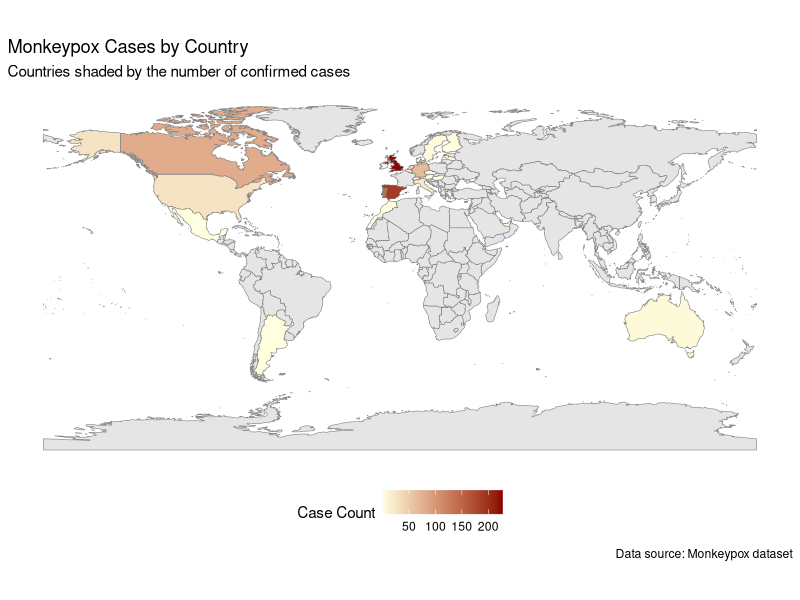
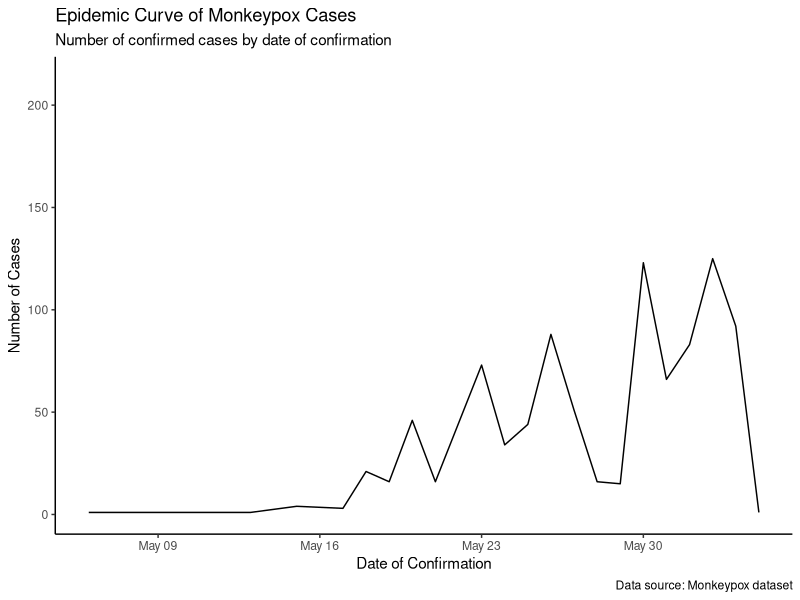
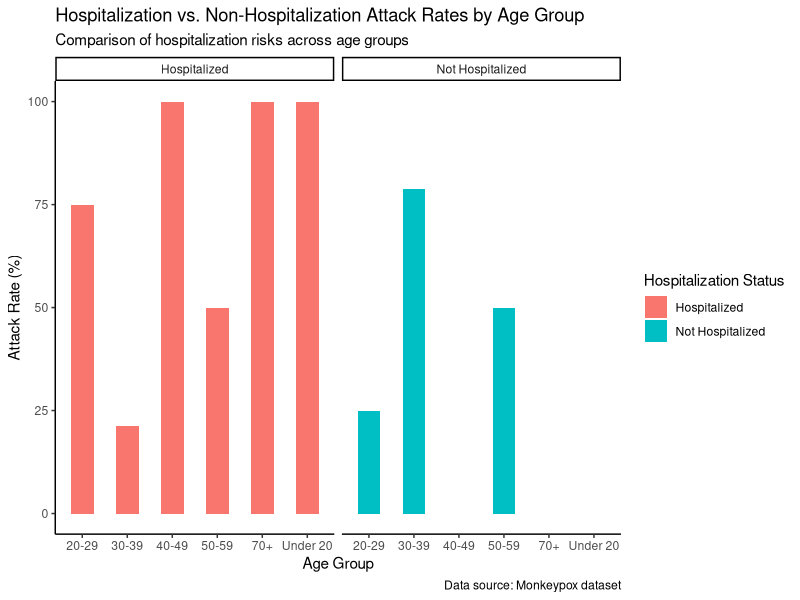
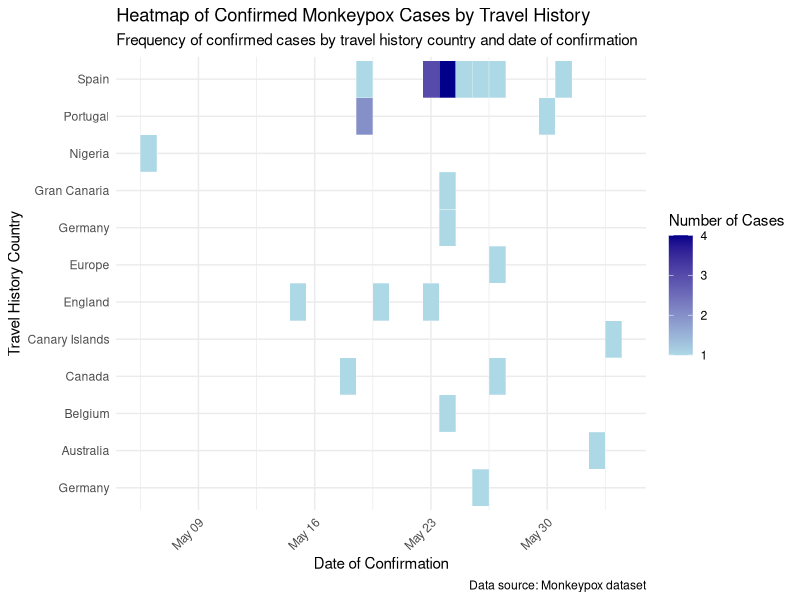

Generate these figures, in order, with R:
## ---- chunk 1
if (!require(tidyverse)) {install.packages("tidyverse"); library(tidyverse)}
if (!require(knitr)) {install.packages("knitr"); library(knitr)}
if (!require(rnaturalearth)) {install.packages("rnaturalearth"); library(rnaturalearth)}
if (!require(sf)) {install.packages("sf"); library(sf)}

dataset <- read.csv("data/Monkeypox.csv")
## ---- chunk 2
# 1. Clean and standardize the Age column
dataset_clean <- dataset |> 
  dplyr::mutate(Age = as.character(Age)) |> 
  dplyr::mutate(Age = ifelse(Age %in% c("CAN", "NA"), NA, Age)) |> 
  dplyr::mutate(Age = dplyr::case_when(
    Age == "14" ~ 14,
    Age == "15-19" ~ 17,
    Age == "20-24" ~ 22,
    Age == "20-44" ~ 32,
    Age == "20-64" ~ 42,
    Age == "25-29" ~ 27,
    Age == "25-44" ~ 35,
    Age == "<40" ~ 25,
    Age == "30-34" ~ 32,
    Age == "30-39" ~ 34,
    Age == "30-59" ~ 44,
    Age == "35-39" ~ 37,
    Age == "40-44" ~ 42,
    Age == "40-45" ~ 43,
    Age == "40-49" ~ 45,
    Age == "45-49" ~ 47,
    Age == "50-54" ~ 52,
    Age == "50-59" ~ 55,
    Age == "55-59" ~ 57,
    Age == "60-64" ~ 62,
    Age == "65-69" ~ 67,
    Age == "70-74" ~ 72,
    TRUE ~ as.numeric(Age)  # Convert any remaining single-age values to numeric
  ))

dataset_clean <- dataset_clean |> 
  dplyr::mutate(Age_Group = dplyr::case_when(
    Age < 20 ~ "Under 20",
    Age >= 20 & Age < 30 ~ "20-29",
    Age >= 30 & Age < 40 ~ "30-39",
    Age >= 40 & Age < 50 ~ "40-49",
    Age >= 50 & Age < 60 ~ "50-59",
    Age >= 60 & Age < 70 ~ "60-69",
    Age >= 70 ~ "70+",
    TRUE ~ "NA"
  ))

# 2. Filter to focus on confirmed cases with travel history data
dataset_filtered <- dataset_clean |> 
  dplyr::filter(Status == "confirmed" & !is.na(Travel_history_country) & 
                  Travel_history_country != "Unknown" & Travel_history_country != "")

# 3. Count the number of cases per country of identification and per travel history location
location_counts <- dataset_filtered |> 
  dplyr::count(Country, Travel_history_country, name = "case_count")

# 4. Separate travel history Countries into individual rows if there are multiple locations in one entry
monkeypox_separated <- dataset_filtered |> 
  tidyr::separate_rows(Travel_history_country, sep = ";")
## ---- chunk 3
# 1. Map the cases 
# Load world map data with country shapes
world <- ne_countries(scale = "medium", returnclass = "sf")

# Count cases by Country_ISO3 from your dataset
country_cases <- dataset_clean |> 
  dplyr::filter(Status == "confirmed" & !is.na(Country_ISO3)) |>
  dplyr::count(Country_ISO3, name = "case_count")  # Count cases by Country_ISO3

# Join the case data with world map data by Country_ISO3
world_cases <- world |> 
  dplyr::left_join(country_cases, by = c("iso_a3" = "Country_ISO3"))

# Plot the map, highlighting countries with cases
ggplot(data = world_cases) +
  geom_sf(aes(fill = case_count), color = "gray50") +  # Color countries by case count
  scale_fill_gradient(low = "lightyellow", high = "darkred", na.value = "gray90", 
                      name = "Case Count") +  # Color gradient for case counts
  labs(
    title = "Monkeypox Cases by Country",
    subtitle = "Countries shaded by the number of confirmed cases",
    caption = "Data source: Monkeypox dataset"
  ) +
  theme_minimal() +
  theme(
    legend.position = "bottom",
    panel.grid = element_blank()
  )
## ---- chunk 4
# 2. Drawing Epidemic Curve
dataset_clean <- dataset_clean |> 
  dplyr::filter(!is.na(Date_confirmation)) |> 
  dplyr::mutate(Date_confirmation = as.Date(Date_confirmation, format = "%Y/%m/%d"))
  

epidemic_data <- dataset_clean |> 
  dplyr::count(Date_confirmation, name = "case_count")

invisible(Sys.setlocale("LC_TIME", "C")) # Set date in English

ggplot(epidemic_data, aes(x = Date_confirmation, y = case_count)) +
  geom_line() +
  labs(
    title = "Epidemic Curve of Monkeypox Cases",
    subtitle = "Number of confirmed cases by date of confirmation",
    x = "Date of Confirmation",
    y = "Number of Cases",
    caption = "Data source: Monkeypox dataset"
  ) +
  theme_classic()
## ---- chunk 5
# 3. Relationship between hospitalization and age groups
## i. Calculate total case counts by Age Group
age_group_totals <- dataset_clean |> 
  dplyr::count(Age_Group, name = "total_cases")

## ii. Calculate hospitalization counts by Age Group
hospitalization_data <- dataset_clean |> 
  dplyr::filter(Age_Group != "NA" & `Hospitalised..Y.N.NA.` %in% c("Y", "N")) |> 
  dplyr::count(Age_Group, `Hospitalised..Y.N.NA.`, name = "case_count") |> 
  dplyr::mutate(`Hospitalised..Y.N.NA.` = dplyr::case_when(
    `Hospitalised..Y.N.NA.` == "Y" ~ "Hospitalized",
    `Hospitalised..Y.N.NA.` == "N" ~ "Not Hospitalized",
    TRUE ~ "Unknown"
  ))

## iii. Merge total cases and hospitalized cases, then calculate hospitalization rate
hospitalization_rates <- hospitalization_data |> 
  dplyr::group_by(Age_Group) |> 
  dplyr::mutate(total_cases = sum(case_count),
                attack_rate = (case_count / total_cases) * 100) |> 
  dplyr::ungroup()

## iiii. Plot hospitalization and non-hospitalization rates by age group
ggplot(hospitalization_rates, aes(x = Age_Group, y = attack_rate, fill = `Hospitalised..Y.N.NA.`)) +
  geom_col(position = position_dodge(width = 0.5), width = 0.5) +
  facet_wrap(~ `Hospitalised..Y.N.NA.`) +
  labs(
    title = "Hospitalization vs. Non-Hospitalization Attack Rates by Age Group",
    subtitle = "Comparison of hospitalization risks across age groups",
    x = "Age Group",
    y = "Attack Rate (%)",
    fill = "Hospitalization Status",
    caption = "Data source: Monkeypox dataset"
  ) +
  theme_classic()
## ---- chunk 6
#| echo: true

## v. Attack Rates and Chi-Square Test on Hospitalization
contingency_table <- hospitalization_data |> 
  tidyr::pivot_wider(names_from = `Hospitalised..Y.N.NA.`, values_from = case_count, values_fill = 0) |> 
  dplyr::select(Age_Group, Hospitalized, `Not Hospitalized`) |> 
  column_to_rownames(var = "Age_Group") |> 
  as.matrix()

## vi. Perform chi-square test and capture the result
chi_square_test <- chisq.test(contingency_table)
chi_square_result <- capture.output(print(chi_square_test))
## ---- chunk 7
# 4. Heatmap of Confirmed Cases by Travel History Country and Date of Confirmation
# Filter out unknown travel history countries
heatmap_data <- monkeypox_separated |> 
  dplyr::filter(!is.na(Travel_history_country) & Travel_history_country != "Unknown") |> 
  dplyr::count(Date_confirmation, Travel_history_country, name = "case_count")

# Convert Date_confirmation to date format
heatmap_data <- heatmap_data |> 
  dplyr::mutate(Date_confirmation = as.Date(Date_confirmation, format = "%Y/%m/%d"))

# Plot the heatmap
ggplot(heatmap_data, aes(x = Date_confirmation, y = Travel_history_country, fill = case_count)) +
  geom_tile(color = "white") +  # Adds a white border around each tile for clarity
  scale_fill_gradient(low = "lightblue", high = "darkblue") +  # Color gradient for case count
  labs(
    title = "Heatmap of Confirmed Monkeypox Cases by Travel History",
    subtitle = "Frequency of confirmed cases by travel history country and date of confirmation",
    x = "Date of Confirmation",
    y = "Travel History Country",
    fill = "Number of Cases",
    caption = "Data source: Monkeypox dataset"
  ) +
  theme_minimal() +
  theme(axis.text.x = element_text(angle = 45, hjust = 1))
